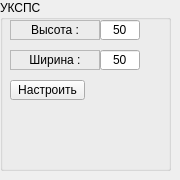
      <widget class="QWidget" name="tab_5">
       <attribute name="title">
        <string>УКСПС</string>
       </attribute>
       <widget class="QGroupBox" name="groupBox_13">
        <property name="geometry">
         <rect>
          <x>0</x>
          <y>0</y>
          <width>171</width>
          <height>171</height>
         </rect>
        </property>
        <property name="title">
         <string>УКСПС</string>
        </property>
        <widget class="QLineEdit" name="widthUkspsText">
         <property name="geometry">
          <rect>
           <x>100</x>
           <y>50</y>
           <width>40</width>
           <height>20</height>
          </rect>
         </property>
         <property name="text">
          <string>50</string>
         </property>
         <property name="alignment">
          <set>Qt::AlignCenter</set>
         </property>
        </widget>
        <widget class="QLabel" name="label_50">
         <property name="geometry">
          <rect>
           <x>10</x>
           <y>50</y>
           <width>90</width>
           <height>20</height>
          </rect>
         </property>
         <property name="frameShape">
          <enum>QFrame::StyledPanel</enum>
         </property>
         <property name="frameShadow">
          <enum>QFrame::Plain</enum>
         </property>
         <property name="text">
          <string>Ширина :</string>
         </property>
         <property name="alignment">
          <set>Qt::AlignCenter</set>
         </property>
        </widget>
        <widget class="QLineEdit" name="heightUkspsText">
         <property name="geometry">
          <rect>
           <x>100</x>
           <y>20</y>
           <width>40</width>
           <height>20</height>
          </rect>
         </property>
         <property name="text">
          <string>50</string>
         </property>
         <property name="alignment">
          <set>Qt::AlignCenter</set>
         </property>
        </widget>
        <widget class="QLabel" name="label_51">
         <property name="geometry">
          <rect>
           <x>10</x>
           <y>20</y>
           <width>90</width>
           <height>20</height>
          </rect>
         </property>
         <property name="frameShape">
          <enum>QFrame::StyledPanel</enum>
         </property>
         <property name="frameShadow">
          <enum>QFrame::Plain</enum>
         </property>
         <property name="text">
          <string>Высота :</string>
         </property>
         <property name="alignment">
          <set>Qt::AlignCenter</set>
         </property>
        </widget>
        <widget class="QPushButton" name="setButtonUksps">
         <property name="geometry">
          <rect>
           <x>10</x>
           <y>80</y>
           <width>75</width>
           <height>20</height>
          </rect>
         </property>
         <property name="text">
          <string>Настроить</string>
         </property>
        </widget>
       </widget>
      </widget>
